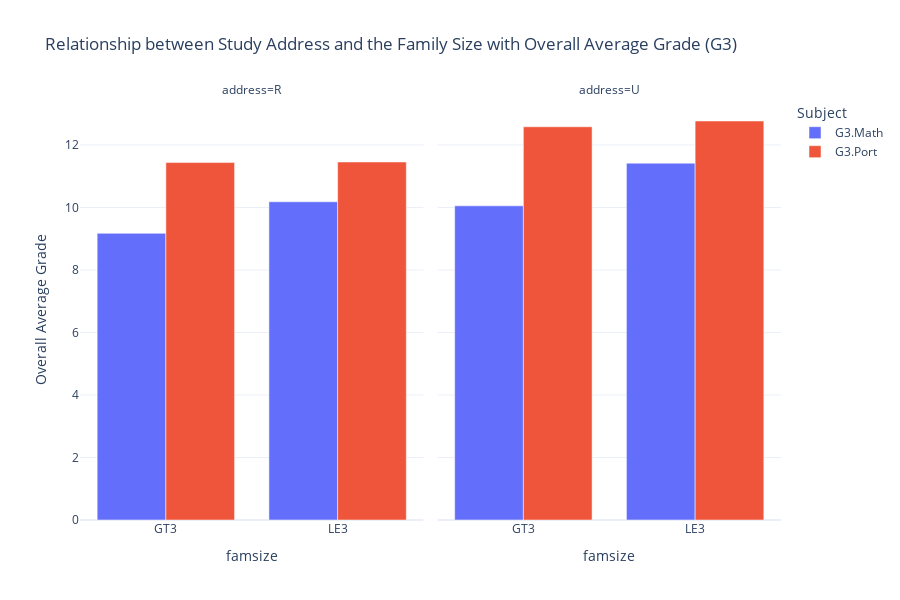

This figure's notebook cell:
### Markdown cell above
Now in the next visualization I want to see the relationship between the family size, the part of the city that the student lives (rural or urban), and how these two variable might affect the average final grade in the Portugese and Mathematics subjects, particulary the G3 grade.

### Code cell
data_melted = data.melt(
    id_vars=['address', 'famsize'], 
    value_vars=['G3.Math', 'G3.Port'],  # Include only 'G3' grades
    var_name='Subject', 
    value_name='Grade'
)

# Convert 'famsize' column back to categorical (in case it was converted to string)
data_melted['famsize'] = data_melted['famsize'].astype('category')

# Group by 'address', 'famsize', 'Subject', calculate the mean, and reset the index
grouping4 = data_melted.groupby(by=["address", "famsize", "Subject"])["Grade"].mean().reset_index()

# Bar plot with Plotly Express
fig = px.bar(
    grouping4, 
    x='famsize', 
    y='Grade', 
    color='Subject', 
    facet_col='address',
    barmode='group',  # Set barmode to 'group' for side-by-side bars
    title='Relationship between Study Address and the Family Size with Overall Average Grade (G3)',
    labels={'Grade': 'Overall Average Grade'},
    template='plotly_white'
)

fig.update_layout(height=600, showlegend=True)
fig.show()

### Figure 1 — Plotly figure (JSON) as saved in the notebook; plotly's stock layout.template omitted (floating-point values rounded to 4 significant figures)
{"data": [{"alignmentgroup": "True", "hovertemplate": "Subject=G3.Math<br>address=R<br>famsize=%{x}<br>Overall Average Grade=%{y}<extra></extra>", "legendgroup": "G3.Math", "marker": {"color": "#636efa", "pattern": {"shape": ""}}, "name": "G3.Math", "offsetgroup": "G3.Math", "orientation": "v", "showlegend": true, "textposition": "auto", "type": "bar", "x": ["GT3", "LE3"], "xaxis": "x", "y": [9.172, 10.18], "yaxis": "y"}, {"alignmentgroup": "True", "hovertemplate": "Subject=G3.Math<br>address=U<br>famsize=%{x}<br>Overall Average Grade=%{y}<extra></extra>", "legendgroup": "G3.Math", "marker": {"color": "#636efa", "pattern": {"shape": ""}}, "name": "G3.Math", "offsetgroup": "G3.Math", "orientation": "v", "showlegend": false, "textposition": "auto", "type": "bar", "x": ["GT3", "LE3"], "xaxis": "x2", "y": [10.05, 11.42], "yaxis": "y2"}, {"alignmentgroup": "True", "hovertemplate": "Subject=G3.Port<br>address=R<br>famsize=%{x}<br>Overall Average Grade=%{y}<extra></extra>", "legendgroup": "G3.Port", "marker": {"color": "#EF553B", "pattern": {"shape": ""}}, "name": "G3.Port", "offsetgroup": "G3.Port", "orientation": "v", "showlegend": true, "textposition": "auto", "type": "bar", "x": ["GT3", "LE3"], "xaxis": "x", "y": [11.44, 11.45], "yaxis": "y"}, {"alignmentgroup": "True", "hovertemplate": "Subject=G3.Port<br>address=U<br>famsize=%{x}<br>Overall Average Grade=%{y}<extra></extra>", "legendgroup": "G3.Port", "marker": {"color": "#EF553B", "pattern": {"shape": ""}}, "name": "G3.Port", "offsetgroup": "G3.Port", "orientation": "v", "showlegend": false, "textposition": "auto", "type": "bar", "x": ["GT3", "LE3"], "xaxis": "x2", "y": [12.58, 12.77], "yaxis": "y2"}], "layout": {"annotations": [{"font": {}, "showarrow": false, "text": "address=R", "x": 0.245, "xanchor": "center", "xref": "paper", "y": 1, "yanchor": "bottom", "yref": "paper"}, {"font": {}, "showarrow": false, "text": "address=U", "x": 0.755, "xanchor": "center", "xref": "paper", "y": 1, "yanchor": "bottom", "yref": "paper"}], "barmode": "group", "height": 600, "legend": {"title": {"text": "Subject"}, "tracegroupgap": 0}, "showlegend": true, "title": {"text": "Relationship between Study Address and the Family Size with Overall Average Grade (G3)"}, "xaxis": {"anchor": "y", "domain": [0, 0.49], "title": {"text": "famsize"}}, "xaxis2": {"anchor": "y2", "domain": [0.51, 1], "matches": "x", "title": {"text": "famsize"}}, "yaxis": {"anchor": "x", "domain": [0, 1], "title": {"text": "Overall Average Grade"}}, "yaxis2": {"anchor": "x2", "domain": [0, 1], "matches": "y", "showticklabels": false}}}
